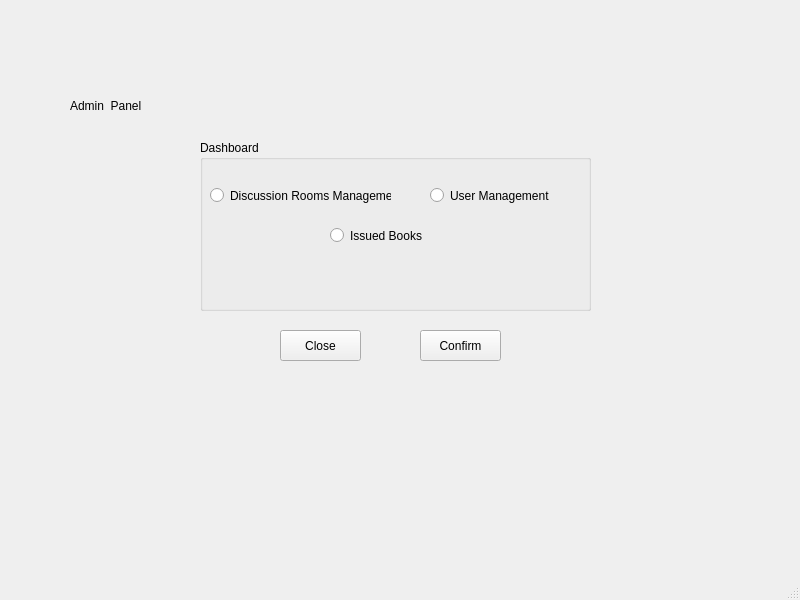
<?xml version="1.0" encoding="UTF-8"?>
<ui version="4.0">
 <class>AdminPanel</class>
 <widget class="QMainWindow" name="AdminPanel">
  <property name="geometry">
   <rect>
    <x>0</x>
    <y>0</y>
    <width>800</width>
    <height>600</height>
   </rect>
  </property>
  <property name="windowTitle">
   <string>MainWindow</string>
  </property>
  <widget class="QWidget" name="centralwidget">
   <widget class="QLabel" name="adminpanel_label">
    <property name="geometry">
     <rect>
      <x>70</x>
      <y>90</y>
      <width>191</width>
      <height>31</height>
     </rect>
    </property>
    <property name="text">
     <string>Admin  Panel</string>
    </property>
   </widget>
   <widget class="QPushButton" name="close_pushButton">
    <property name="geometry">
     <rect>
      <x>280</x>
      <y>330</y>
      <width>81</width>
      <height>31</height>
     </rect>
    </property>
    <property name="text">
     <string>Close</string>
    </property>
   </widget>
   <widget class="QPushButton" name="confirm_pushButton">
    <property name="geometry">
     <rect>
      <x>420</x>
      <y>330</y>
      <width>81</width>
      <height>31</height>
     </rect>
    </property>
    <property name="text">
     <string>Confirm</string>
    </property>
   </widget>
   <widget class="QGroupBox" name="dashboard_groupBox">
    <property name="geometry">
     <rect>
      <x>200</x>
      <y>140</y>
      <width>391</width>
      <height>171</height>
     </rect>
    </property>
    <property name="title">
     <string>Dashboard</string>
    </property>
    <widget class="QLabel" name="question_label">
     <property name="geometry">
      <rect>
       <x>10</x>
       <y>20</y>
       <width>141</width>
       <height>31</height>
      </rect>
     </property>
     <property name="text">
      <string/>
     </property>
    </widget>
    <widget class="QRadioButton" name="discussionRoomsManagement_radioButton">
     <property name="geometry">
      <rect>
       <x>10</x>
       <y>40</y>
       <width>181</width>
       <height>31</height>
      </rect>
     </property>
     <property name="text">
      <string>Discussion Rooms Management</string>
     </property>
    </widget>
    <widget class="QRadioButton" name="issuedBooks_radioButton">
     <property name="geometry">
      <rect>
       <x>130</x>
       <y>80</y>
       <width>131</width>
       <height>31</height>
      </rect>
     </property>
     <property name="text">
      <string>Issued Books</string>
     </property>
    </widget>
    <widget class="QRadioButton" name="userManagement_radioButton">
     <property name="geometry">
      <rect>
       <x>230</x>
       <y>40</y>
       <width>131</width>
       <height>31</height>
      </rect>
     </property>
     <property name="text">
      <string>User Management</string>
     </property>
    </widget>
   </widget>
  </widget>
  <widget class="QMenuBar" name="menubar">
   <property name="geometry">
    <rect>
     <x>0</x>
     <y>0</y>
     <width>800</width>
     <height>21</height>
    </rect>
   </property>
  </widget>
  <widget class="QStatusBar" name="statusbar"/>
 </widget>
 <resources/>
 <connections/>
</ui>
